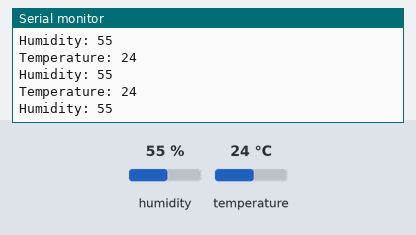
A sketch run on a simulated Arduino Uno, built with avr-gcc and run on an emulated ATmega328P. Shown: the last lines printed to the serial monitor. The inputs (shaded band) are chosen by the test bench; at power-on: humidity 55 %, temperature 24 °C.

Above: at 2.8 s.
2.9 s: humidity set to 22 %
At 5.5 s:
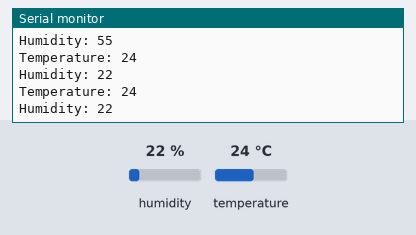
5.6 s: temperature set to 12 °C
At 6.9 s:
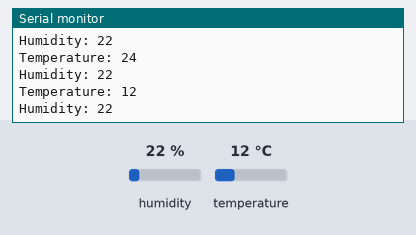
8.3 s: humidity set to 40 %
At 11.9 s:
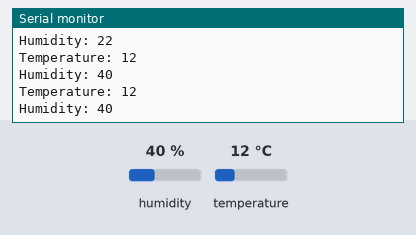
Timing chart, 0 to 13.4 s (numbered marks = the images above; inputs shaded):
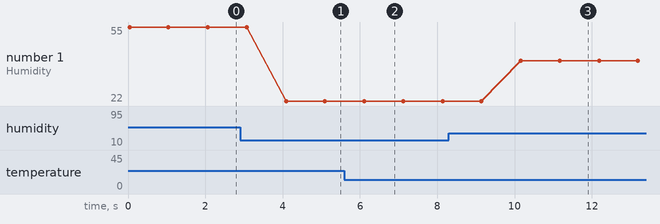

Measured:
- after the input at 2.9 s, the serial monitor: prints a new line after 1.2 s (image 1)
- after the input at 5.6 s, the serial monitor: prints a new line after 0.50 s (image 2)
- after the input at 8.3 s, the serial monitor: prints a new line after 1.9 s (image 3)
- plotted number 1: 55 → 22 after the input at 2.9 s, 22 → 40 after the input at 8.3 s

The sketch:

DHT11_Humidity_and_temperature.ino
```cpp
#include <DHT.h>
#include <DHT_U.h>

int sensor = 2;
int temperature;
int humidity;

DHT dht(sensor, DHT11);

void setup() {

  Serial.begin(9600);
  dht.begin();

}

void loop() {

  temperature = dht.readTemperature();
  humidity = dht.readHumidity();

  Serial.print("Temperature: ");
  Serial.println(temperature);

  Serial.print("Humidity: ");
  Serial.println(humidity);

  delay(1000);

}
```
